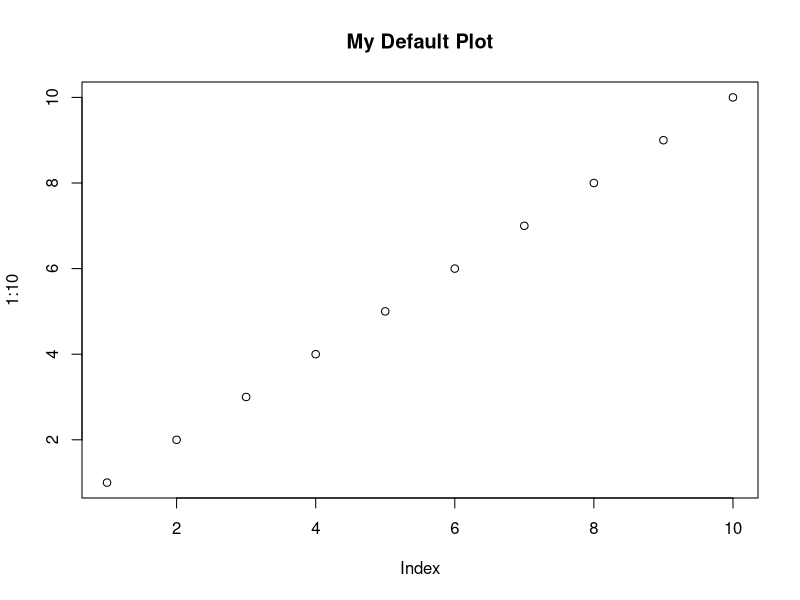
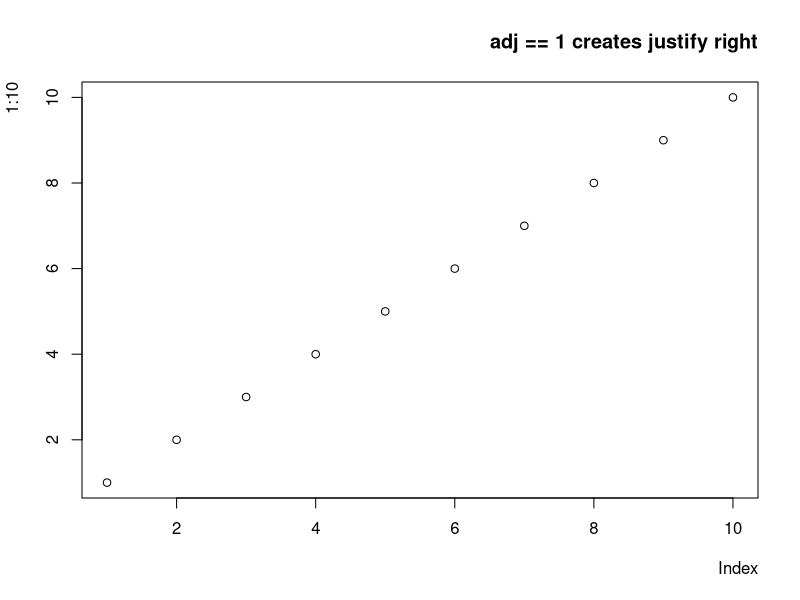
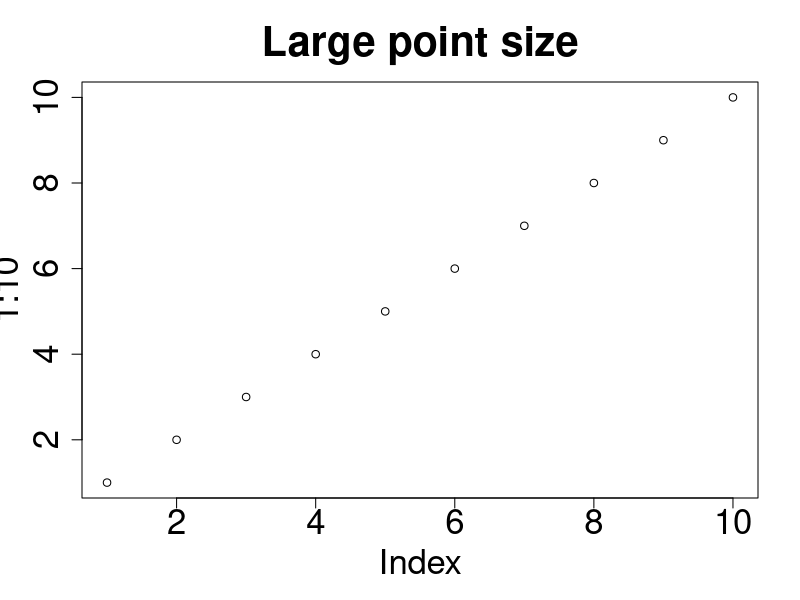
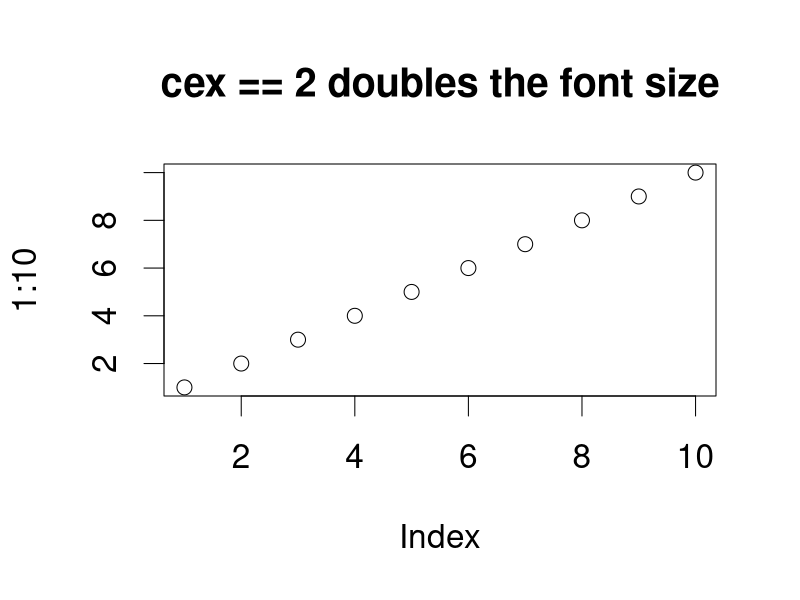
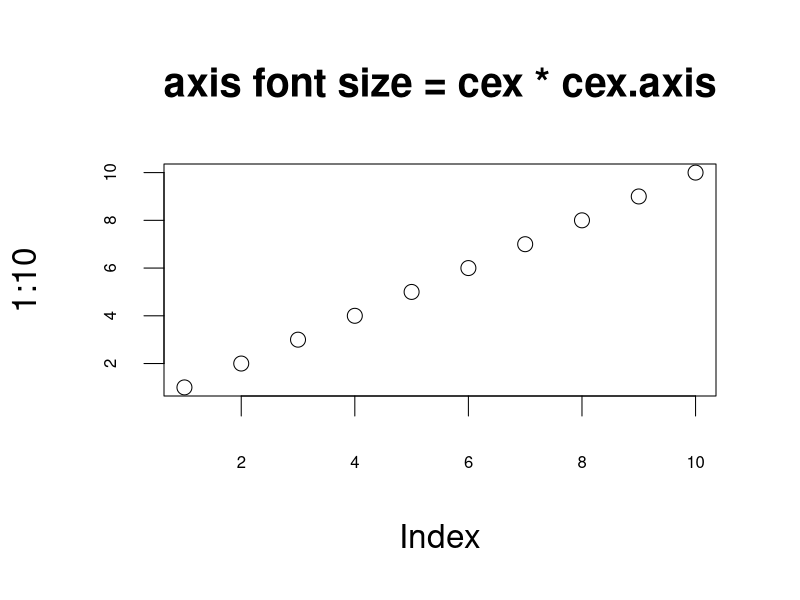
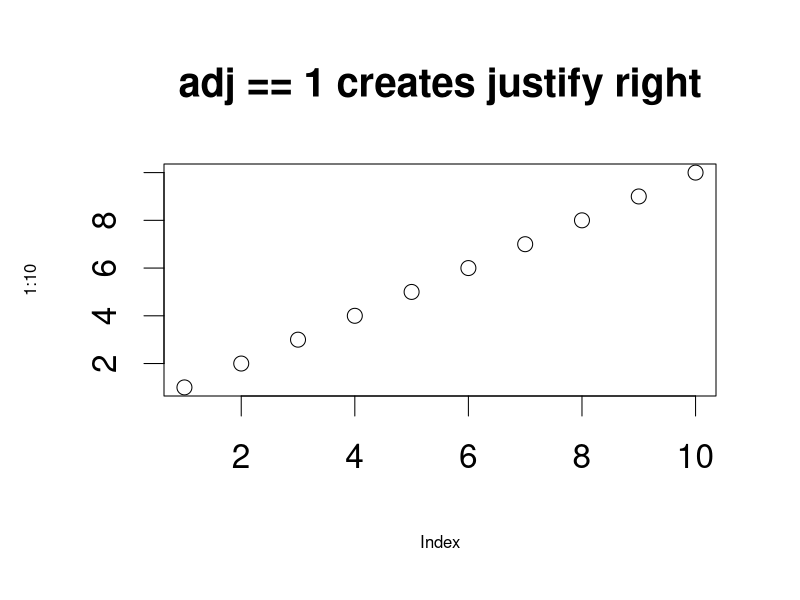
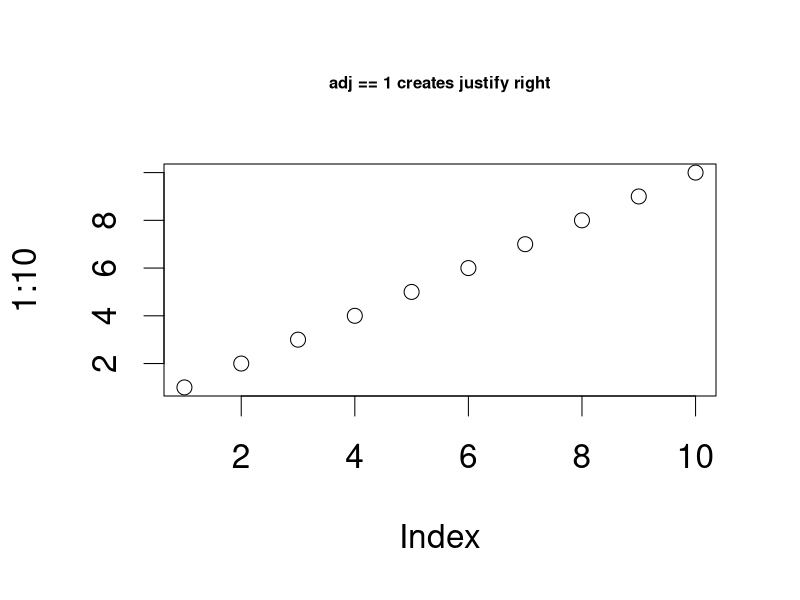
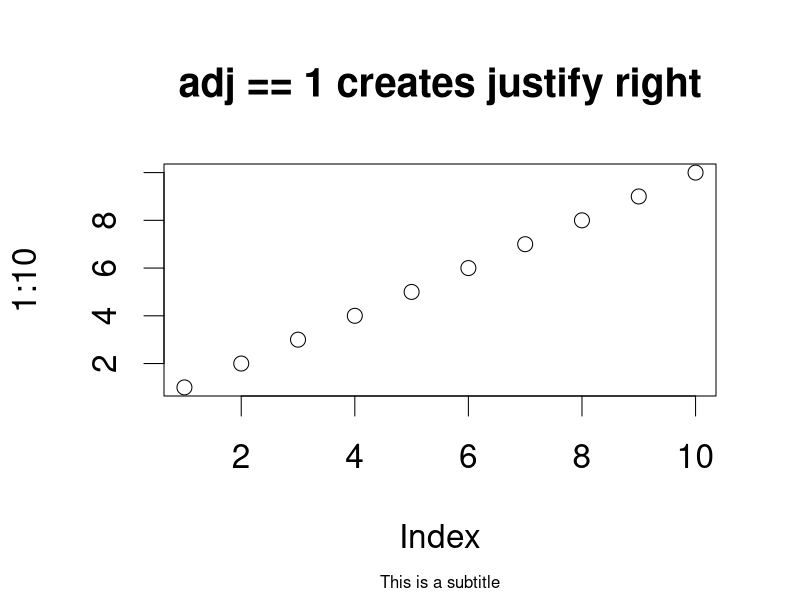

These figures' R source, in order:
## ---- chunk 1
# devnull captures the unneeded return value from plot
devnull <- plot(1:10)+
title( main = "My Default Plot")
## ---- chunk 2
oldParValues <- par(no.readonly = TRUE)

par(adj = 1)

devnull <- plot(1:10)+
title( main = "adj == 1 creates justify right")

par(oldParValues) # this resets par to default values
## ---- chunk 3
oldParValues <- par(no.readonly = TRUE)

par( ps = 25)

devnull <- plot(1:10, main = "Large point size")

par(oldParValues)
## ---- chunk 4
oldParValues <- par(no.readonly = TRUE)

par(cex = 2)

devnull <- plot(1:10)+
title( main = "cex == 2 doubles the font size")

par(oldParValues)
## ---- chunk 5
oldParValues <- par(no.readonly = TRUE)

par(cex = 2, cex.axis = .5)

devnull <- plot(1:10)+
title( main = "axis font size = cex * cex.axis")

par(oldParValues)
## ---- chunk 6
oldParValues <- par(no.readonly = TRUE)

par(cex = 2, cex.lab = .5)

devnull <- plot(1:10)+
title( main = "adj == 1 creates justify right")

par(oldParValues)
## ---- chunk 7
oldParValues <- par(no.readonly = TRUE)

par(cex = 2, cex.main = .5)

devnull <- plot(1:10)+
title( main = "adj == 1 creates justify right")

par(oldParValues)
## ---- chunk 8
oldParValues <- par(no.readonly = TRUE)

par(cex = 2, cex.sub = .5)

devnull <- plot(1:10)+
title( main = "adj == 1 creates justify right",
       sub = "This is a subtitle")

par(oldParValues)
## ---- chunk 9
par("cin")

## ---- chunk 10
par("cra")
## ---- chunk 11
par("csi")
# aka...
par("cin")[2]
## ---- chunk 12
par("cxy")
## ---- chunk 13
oldParValues <- par(no.readonly = TRUE)

par(family = "HersheySerif")

devnull <- plot(1:10)+
title( main = "This is Hershey Serif")

par(oldParValues)
## ---- chunk 14
oldParValues <- par(no.readonly = TRUE)

par( font = 5)

devnull <- plot(1:10)+
title( main = "This might be the symbol font")

par(oldParValues)
## ---- chunk 15
oldParValues <- par(no.readonly = TRUE)

par( font.axis = 5)

devnull <- plot(1:10)+
title( main = "Axis might be the symbol font")

par(oldParValues)
## ---- chunk 16
oldParValues <- par(no.readonly = TRUE)

par( font.lab = 5)

plot(1:10, xlab = "This is the X axis", ylab = "This is the Y axis", main = "x and y labels might be the symbol font")

par(oldParValues)
## ---- chunk 17
oldParValues <- par(no.readonly = TRUE)

par( font.main = 5)

devnull <- plot(1:10)+
title( main = "main title might be the symbol font")

par(oldParValues)
## ---- chunk 18
oldParValues <- par(no.readonly = TRUE)

par( font.sub = 5)

devnull <- plot(1:10)+
title( main = "sub title might be the symbol font",
       sub = "Here is a sub-title")

par(oldParValues)
## ---- chunk 19
oldParValues <- par(no.readonly = TRUE)

par(crt = 90)

devnull <- plot(1:10)+
title( main = "crt = 90 rotation")+
text(x = 8, y = 2, labels = "Here's a long line of text")


par(oldParValues)
## ---- chunk 20
oldParValues <- par(no.readonly = TRUE)

par(srt = 90)

devnull <- plot(1:10)+
title( main = "srt = 90 rotation")+
text(x = 8, y = 2, labels = "Here's a long line of text")


par(oldParValues)
## ---- chunk 21
oldParValues <- par(no.readonly = TRUE)

par(las = 3)

devnull <- plot(1:10)+
title( main = "las = 3 is vertical. Notice change to x axis")

par(oldParValues)
## ---- chunk 22
oldParValues <- par(no.readonly = TRUE)

par( lheight = 4, adj = 0)

devnull <- plot(1:10)+
title( main = "The line of text is \ntwice as high") +
text(x = 8, y = 2, labels = "Here's a long \nline of text")

par(oldParValues)
## ---- chunk 23
oldParValues <- par(no.readonly = TRUE)

par(ann = FALSE)

devnull <- plot(1:10)+
title( main = "Notice the missing titles")

par(oldParValues)
## ---- chunk 24
oldParValues <- par(no.readonly = TRUE)

par(bty = "n")

devnull <- plot(1:10)+
title( main = "'n' produces no box")

par(bty = "]")

devnull <- plot(1:10)+
title( main = "']' produces lines on top, right, and bottom")

par(oldParValues)
## ---- chunk 25
oldParValues <- par(no.readonly = TRUE)

xTickMarks <- 10
yTickMarks <- 20
labLength <- 10

par(lab = c(xTickMarks, yTickMarks, labLength))

devnull <- plot(1:10)+
title( main = paste(xTickMarks,"tick marks on horiz axis"),
       sub = paste("lab = c(",xTickMarks,",",yTickMarks,",",labLength,")"))

par(oldParValues)
## ---- chunk 26
oldParValues <- par(no.readonly = TRUE)

par(tck = 1)

devnull <- plot(1:10, main = "tck = 1")

par(oldParValues)
## ---- chunk 27
oldParValues <- par(no.readonly = TRUE)

par(tcl = 1)

devnull <- plot(1:10, main = "tcl = 1")

par(oldParValues)
## ---- chunk 28
oldParValues <- par(no.readonly = TRUE)

par(bg = "Red")

devnull <- plot(1:10)+
title( main = "The background is red!")

par(oldParValues)
## ---- chunk 29
oldParValues <- par(no.readonly = TRUE)

par(fg = "Red")

devnull <- plot(1:10)+
title( main = "The foreground is red!")

par(oldParValues)
## ---- chunk 30
oldParValues <- par(no.readonly = TRUE)

par(col = "Red")

devnull <- plot(1:10)+
title( main = "The plot is red!")

par(oldParValues)
## ---- chunk 31
oldParValues <- par(no.readonly = TRUE)

par(col.axis = "Red")

devnull <- plot(1:10)+
title( main = "The axis is red!")

par(oldParValues)
## ---- chunk 32
oldParValues <- par(no.readonly = TRUE)

par(col.lab = "Red")

devnull <- plot(1:10)+
title( main = "The labels are red!")

par(oldParValues)
## ---- chunk 33
oldParValues <- par(no.readonly = TRUE)

par(col.main = "Red")

devnull <- plot(1:10)+
title( main = "The main title is red!")

par(oldParValues)
## ---- chunk 34
oldParValues <- par(no.readonly = TRUE)

par(col.sub = "Red")

devnull <- plot(1:10)+
title( main = "The sub-titles are red!",
       sub = "This is a sub-title")

par(oldParValues)
## ---- chunk 35
par("din")
## ---- chunk 36
oldParValues <- par(no.readonly = TRUE)

par(lend = 2)

devnull <- plot(c(1,5,3,6,7), type = "l", lwd = "15")+
title( main = "The line has a square end")

par(oldParValues)
## ---- chunk 37
oldParValues <- par(no.readonly = TRUE)

par(ljoin = 2)

devnull <- plot(c(1,5,3,6,7), type = "l", lend = "square", lwd = "15")+
title( main = "The line join is bevelled")

par(oldParValues)
## ---- chunk 38
oldParValues <- par(no.readonly = TRUE)

par(lmitre = 40)

devnull <- plot(c(1,5,3,6,7), type = "l", lend = "square", lwd = "15")+
title( main = "mitre vs bevel")

par(oldParValues)
## ---- chunk 39
oldParValues <- par(no.readonly = TRUE)

devnull <- plot(c(1,5,3,6,7), type = "l", lty = "dotdash")+
title( main = "Line Type")

par(oldParValues)
## ---- chunk 40
oldParValues <- par(no.readonly = TRUE)

devnull <- plot(c(1,5,3,6,7), type = "l", lty = "1946", lwd = "6")+
title( main = "custom Line Type")

par(oldParValues)
## ---- chunk 41
oldParValues <- par(no.readonly = TRUE)

devnull <- plot(c(1,5,3,6,7), type = "l", lwd = "2")+
title( main = "Line width")+
  abline(c(3,.5), lwd = 10)

par(oldParValues)
## ---- chunk 42
oldParValues <- par(no.readonly = TRUE)

par("mai") # what is the default margin size in inches?

par(mai = c(2,1,.2,3))

devnull <- plot(1:10)+
title( main = "mai is margin in inches")

par(oldParValues) # this resets par to default values
## ---- chunk 43
oldParValues <- par(no.readonly = TRUE)

par("mar") # what is the default margin size in lines?

par(mar = c(2,1,.2,3))

devnull <- plot(1:10)+
title( main = "mar is margin in lines")

par(oldParValues) # this resets par to default values
## ---- chunk 44
oldParValues <- par(no.readonly = TRUE)

par("oma") # what is the default outer margin size in lines?

par(oma = c(2,1,.2,3))

devnull <- plot(1:10, main = "oma is outer margin in lines")

par(oldParValues) # this resets par to default values
## ---- chunk 45
oldParValues <- par(no.readonly = TRUE)

par("omd") 

par(omd = c(.5,1,.5,1))
devnull <- plot(1:10, main = "omd ")

par(oldParValues) # this resets par to default values

## ---- chunk 46
oldParValues <- par(no.readonly = TRUE)

par("omi") # what is the default outer margin size in lines?

par(omi = c(2,1,.2,3))

devnull <- plot(1:10, main = "omi is outer margin in lines")

par(oldParValues) # this resets par to default values
## ---- chunk 47
oldParValues <- par(no.readonly = TRUE)

par("plt") 

par(plt = c(.5,1,.5,1))
devnull <- plot(1:10, main = "plt ")

par(oldParValues) # this resets par to default values

## ---- chunk 48
oldParValues <- par(no.readonly = TRUE)

par("usr")

par(plt = c(.5,1,.5,1))

devnull <- plot(1:10, main = "par(plt = c(.5,1,.5,1))")

par(oldParValues) # this resets par to default values
## ---- chunk 49
par("pin")
## ---- chunk 50
oldParValues <- par(no.readonly = TRUE)

par(mfcol = c(2,2))

devnull <- plot(1:10, main = "First")
devnull <- plot(15:20, main = "Second")
devnull <- plot(10:2, main = "Third")
devnull <- plot(30:2, main = "Fourth")

par(oldParValues) # this resets par to default values
## ---- chunk 51
oldParValues <- par(no.readonly = TRUE)

par(mfrow = c(2,2))

devnull <- plot(1:10, main = "First")
devnull <- plot(15:20, main = "Second")
devnull <- plot(10:2, main = "Third")
devnull <- plot(30:2, main = "Fourth")

par(oldParValues) # this resets par to default values
## ---- chunk 52
oldParValues <- par(no.readonly = TRUE)

par(mgp = c(1,4,4))

devnull <- plot(1:10, main = "Effect of MGP")

par(oldParValues) # this resets par to default values
## ---- chunk 53
oldParValues <- par(no.readonly = TRUE)

devnull <- plot(1:10)
par(new = TRUE)
devnull <- plot(15:3)

par(oldParValues) # this resets par to default values
## ---- chunk 54
oldParValues <- par(no.readonly = TRUE)

par("page")
devnull <- plot(1:10)
par(new = TRUE)
par("page")
devnull <- plot(15:3)

par(oldParValues) # this resets par to default values
## ---- chunk 55
oldParValues <- par(no.readonly = TRUE)

par(pty = "s")

devnull <- plot(1:10, main = "pty = s")

par(oldParValues) # this resets par to default values
## ---- chunk 56
oldParValues <- par(no.readonly = TRUE)

par("xaxp")

devnull <- plot(1:10000, log = "x")
par("xlog")
par(oldParValues)

## ---- chunk 57
oldParValues <- par(no.readonly = TRUE)

par(xaxp = c(20,20,2))
devnull <- plot(1:10000, log = "x")
par("xlog")

par(oldParValues)
